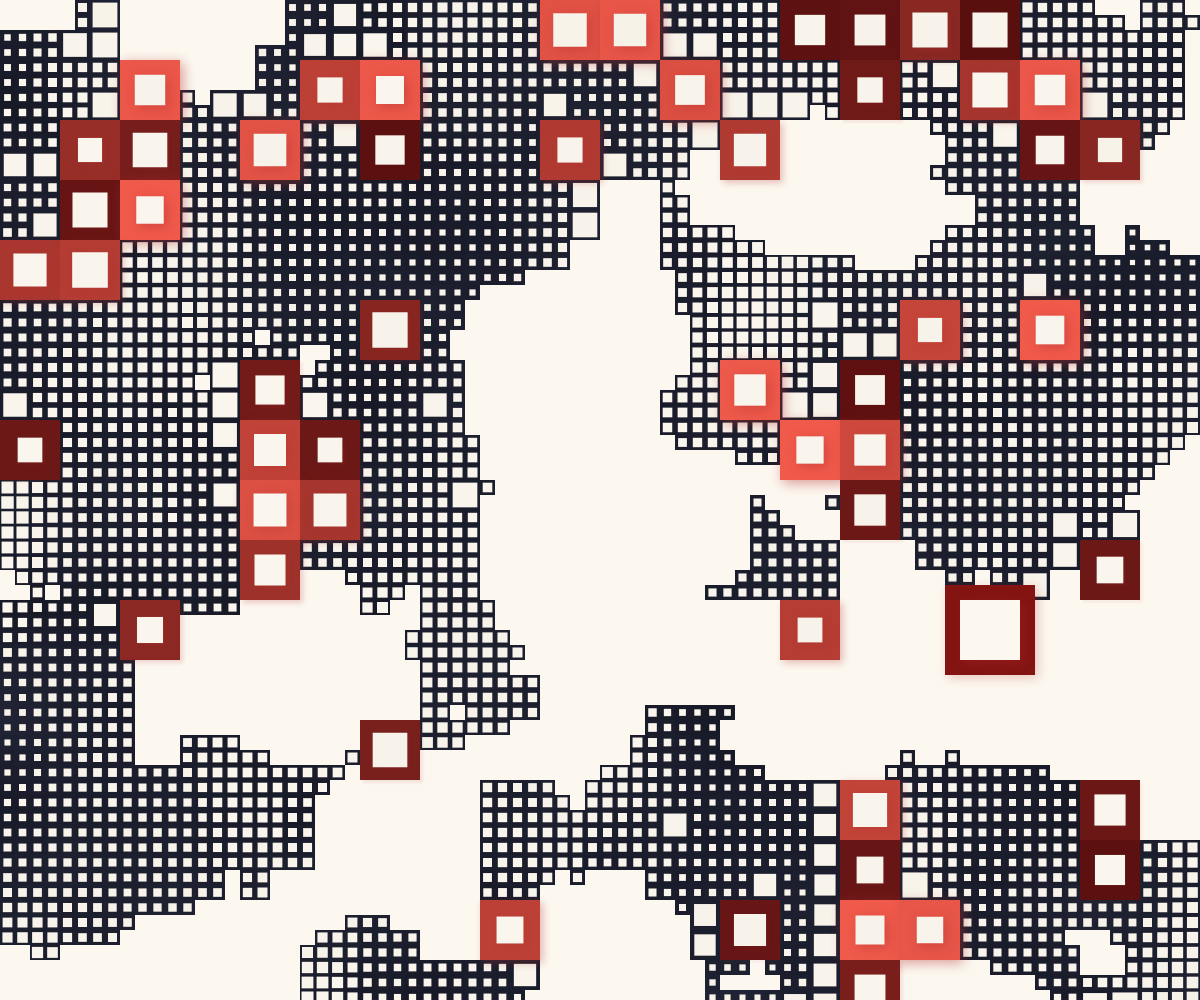
Frame 1 (no input)
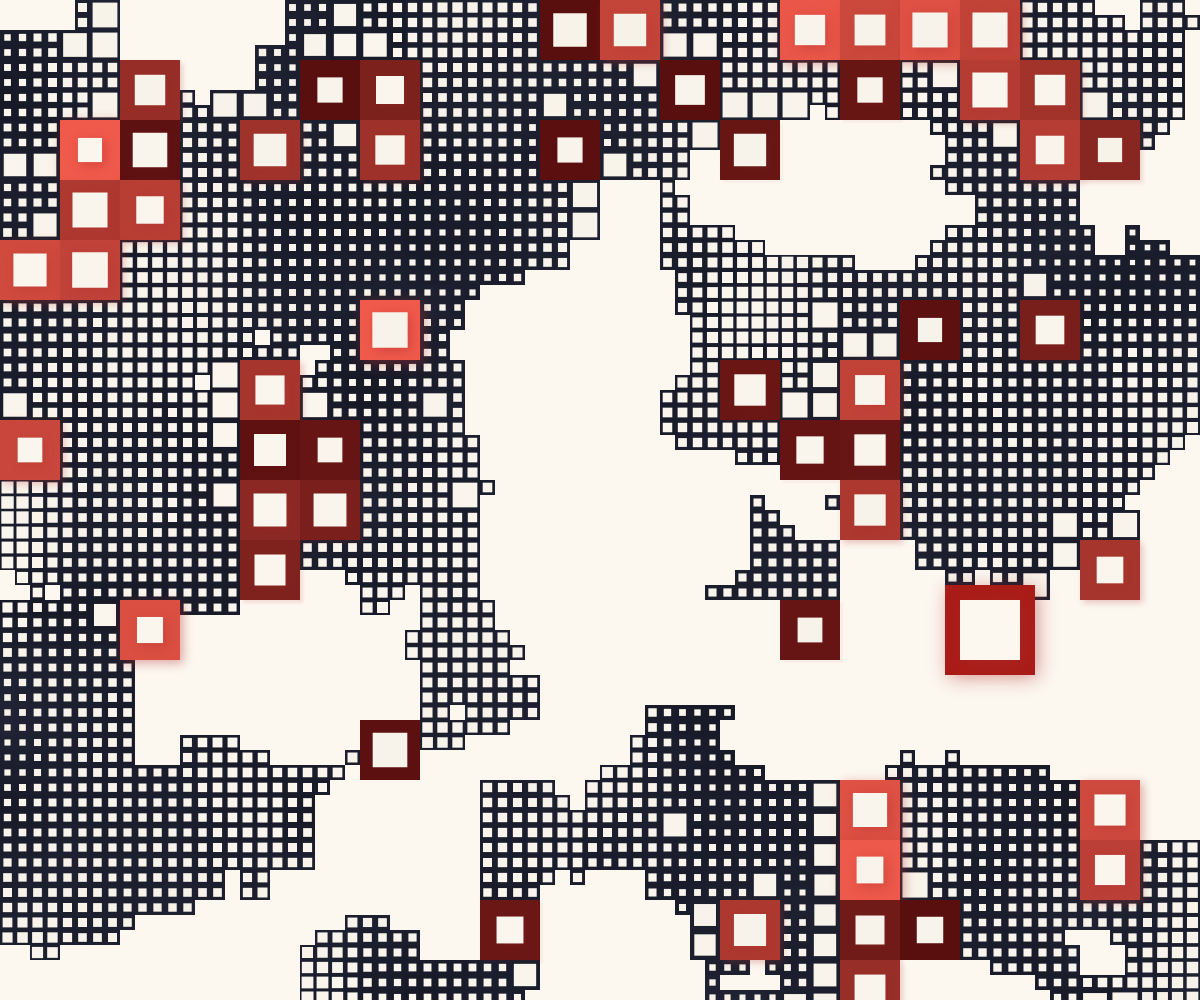
Frame 60 (no input)
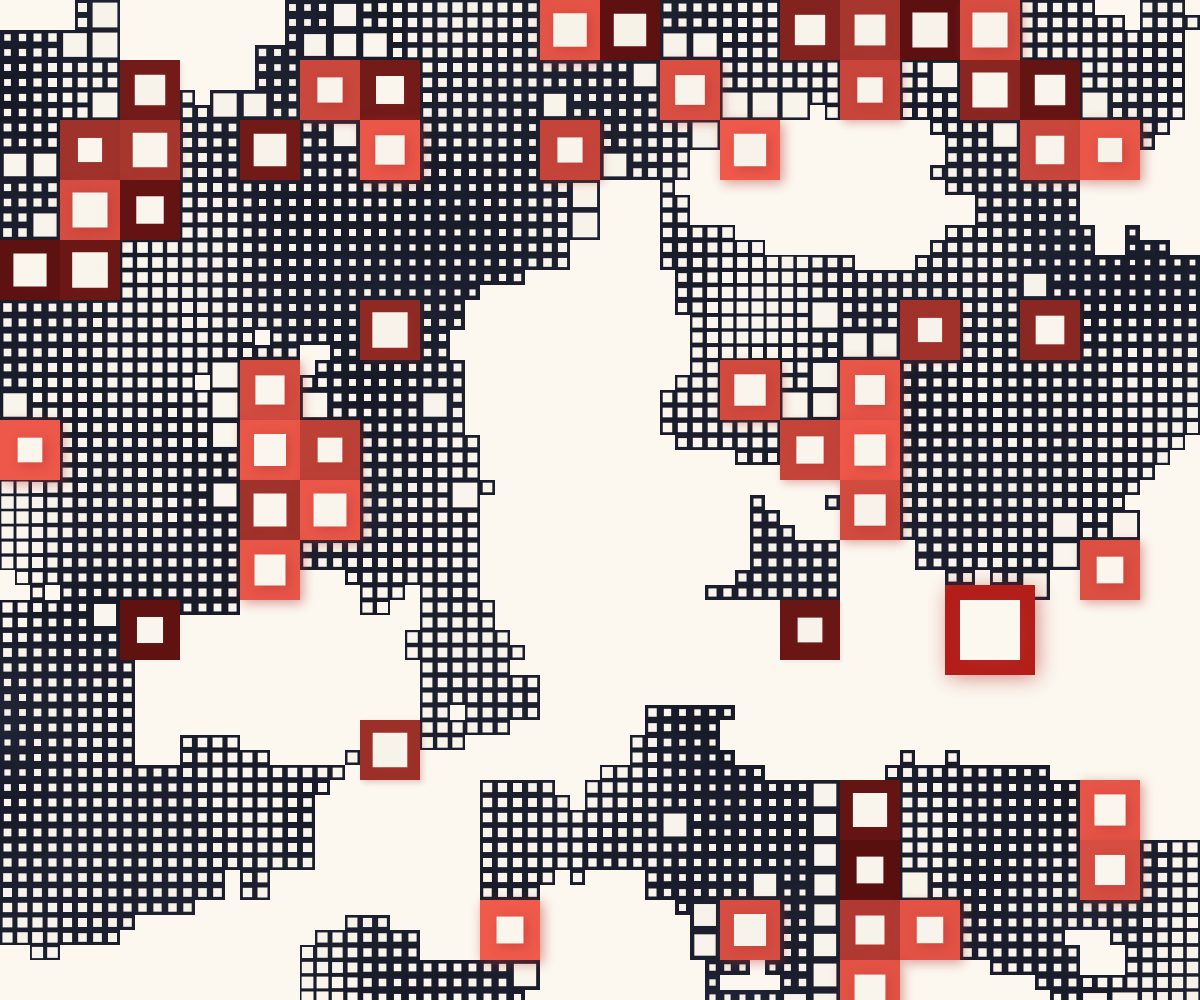
Frame 120 (the mouse pressed at the canvas centre since frame 60)

The p5.js sketch that drew these frames (run headless with seeded random() and noise() and a simulated clock; from frame 60 on, the mouse is pressed at the canvas centre):

// p5.js sketch
// ── sketch.js
let warm, cool, accent;
let staticCanvas;
let redNodes = [];
let anchor;

function setup() {
  createCanvas(windowWidth, windowHeight);
  warm = color(252, 248, 240);
  cool = color(20, 22, 35);
  accent = color(70, 90, 130);
  background(warm);

  let baseSize = 60;
  let cols = ceil(windowWidth / baseSize);
  let rows = ceil(windowHeight / baseSize);

  for (let r = 0; r < rows; r++) {
    for (let c = 0; c < cols; c++) {
      subdivide(c * baseSize, r * baseSize, baseSize, 0);
    }
  }

  // anchor: find an empty spot (where pick >= 0.5)
  let baseSize2 = 60;
  let placed = false;
  let attempts = 0;
  while (!placed && attempts < 500) {
    let ax = floor(random(2, ceil(windowWidth / baseSize2) - 2)) * baseSize2;
    let ay = floor(random(2, ceil(windowHeight / baseSize2) - 2)) * baseSize2;
    let anx = ax / windowWidth;
    let any = ay / windowHeight;
    let pick = noise(anx * 6 + 500, any * 6 + 500);
    if (pick >= 0.5) {
      let anchorSize = baseSize2 * 1.5;
      let cx = ax - (anchorSize - baseSize2) / 2;
      let cy = ay - (anchorSize - baseSize2) / 2;
      anchor = { x: cx, y: cy, size: anchorSize, sw: 10, light: warm, speed: 0.015, phase: 0 };
      redNodes.push(anchor);
      placed = true;
    }
    attempts++;
  }

  staticCanvas = get();
}

function draw() {
  image(staticCanvas, 0, 0);

  for (let node of redNodes) {
    let isAnchor = node === anchor;
    let pulse = map(sin(frameCount * node.speed + node.phase), -1, 1, 0, 1);
    let r = isAnchor
      ? lerpColor(color(80, 10, 10), color(180, 30, 25), pulse)
      : lerpColor(color(90, 15, 15), color(240, 90, 75), pulse);
    let glowStrength = isAnchor ? 20 : 12;
    drawingContext.shadowColor = 'rgba(180, 50, 50, ' + (0.5 * pulse) + ')';
    drawingContext.shadowBlur = glowStrength * pulse;
    drawingContext.shadowOffsetX = 3;
    drawingContext.shadowOffsetY = 3;
    designSquareInSquare(node.x, node.y, node.size, node.sw, r, node.light);
    drawingContext.shadowColor = 'transparent';
    drawingContext.shadowBlur = 0;
    drawingContext.shadowOffsetX = 0;
    drawingContext.shadowOffsetY = 0;
  }
}

function subdivide(x, y, size, depth) {
  let minSize = 20;
  let maxDepth = 3;
  let nx = x / windowWidth;
  let ny = y / windowHeight;

  let noise_scale = 10;
  let splitChance = noise(nx * noise_scale + 4000, ny * noise_scale + 4000);
  let shouldSplit = splitChance > 0.35 && size > minSize && depth < maxDepth;

  if (shouldSplit) {
    let half = size / 2;
    subdivide(x, y, half, depth + 1);
    subdivide(x + half, y, half, depth + 1);
    subdivide(x, y + half, half, depth + 1);
    subdivide(x + half, y + half, half, depth + 1);
  } else {
    drawCell(x, y, size);
  }
}

function drawCell(x, y, size) {
  let nx = x / windowWidth;
  let ny = y / windowHeight;

  let n = noise(nx * 8, ny * 4);
  let sw = map(n, 0, 1, 0.5, 4);
  strokeWeight(sw);

  let pick = noise(nx * 6 + 500, ny * 6 + 500);
  let accentNoise = noise(nx * 5 + 2000, ny * 5 + 2000);

  if (pick < 0.5) {
    let colorVar = noise(nx * 10 + 3000, ny * 10 + 3000);
    let dark = accentNoise > 0.85
      ? lerpColor(accent, color(90, 110, 150), colorVar)
      : lerpColor(cool, color(35, 38, 55), colorVar);
    let light = lerpColor(warm, color(245, 240, 230), colorVar);
    designSquareInSquare(x, y, size, sw, dark, light);
    if (size >= 60) {
      let red = random() < 0.5 ? color(140, 30, 30) : color(210, 70, 60);
      redNodes.push({ x, y, size, sw: random(8, 12), col: red, light, speed: random(0.02, 0.05), phase: random(TWO_PI) });
    }
  }
}

// ── designs.js
function designSquare(x, y, size, dark) {
  noFill();
  stroke(dark);
  square(x, y, size);
}

function designSquareInSquare(x, y, size, sw, dark, light) {
  fill(dark);
  noStroke();
  square(x, y, size);

  fill(light);
  let gap = sw || 1;
  let inner = size - gap * 3;
  let offset = (size - inner) / 2;
  square(x + offset, y + offset, inner);
}
